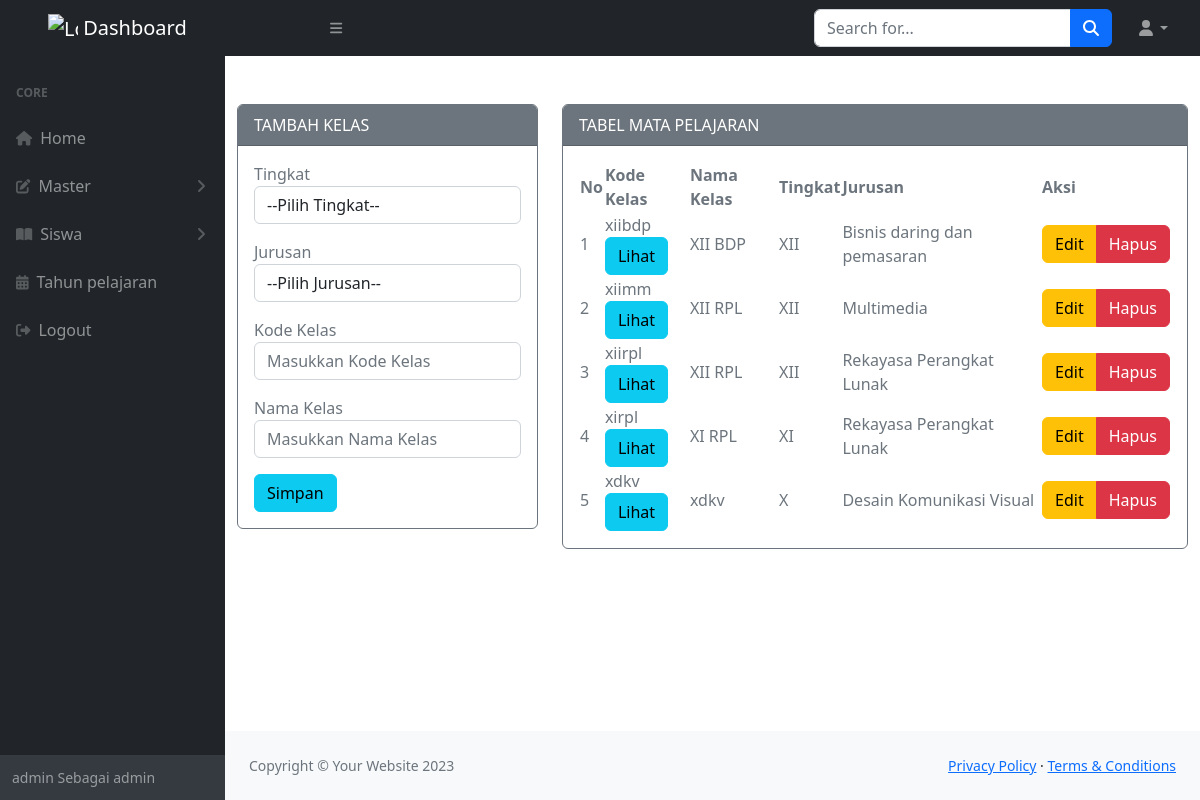
The page /admin/media.php?module=kelas (signed in) on the database as committed earlier.
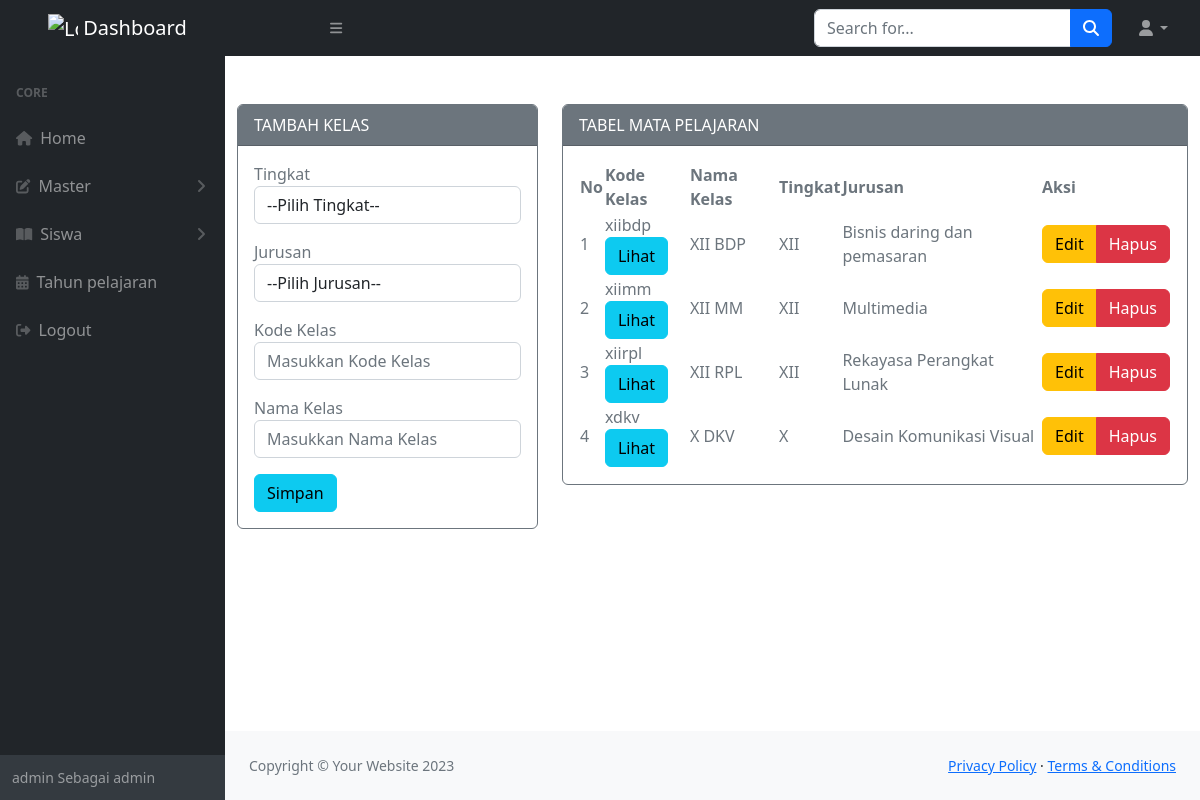
The same page on the database as committed later.
### tables this page shows
CREATE TABLE `kelas` (
  `kd_kelas` varchar(10) NOT NULL,
  `nama_kelas` varchar(10) NOT NULL,
  `tingkat` varchar(5) NOT NULL,
  `kd_jurusan` varchar(10) NOT NULL
);

CREATE TABLE `jurusan` (
  `kd_jurusan` varchar(10) NOT NULL,
  `nama_jurusan` varchar(100) NOT NULL
);

### admin/modul/mod_kelas/kelas_v.php (the view, shortened to what this page needs)
<?php
include "../koneksi/koneksi.php";
if (empty($_SESSION['username']) and empty($_SESSION['passuser']) and $_SESSION['login'] == 0) {
  echo "<script>alert('Kembalilah Kejalan yg benar!!!'); window.location = '../../index.php';</script>";
} else {
?>
  <?php
  $update = (isset($_GET['action']) and $_GET['action'] == 'update') ? true : false;
  ?>
  <div class="container mt-5">
    <div class="content-wrapper">
      <div class="row">
        <div class="col-md-4 col-sm-4 col-xs-12">
          <div class="card border-secondary mb-3">
            <div class="card-header text-bg-<?= ($update) ? "success" : "secondary" ?>">
              <?= ($update) ? "EDIT" : "TAMBAH" ?> KELAS
            </div>
            <div class="card-body text-secondary">
              <form action="<?= $_SERVER['REQUEST_URI'] ?>" method="POST" role="form">
                <div class="form-group mb-3">
                  <label>Tingkat</label>
                  <select class="form-control" name="tingkat">
                    <option selected hidden disabled>--Pilih Tingkat--</option>
                  </select>
                </div>
                <div class="form-group mb-3">
                  <label>Jurusan </label>
                  <select class="form-control" name="kd_jurusan">
                    <option selected hidden disabled>--Pilih Jurusan--</option>
                  </select>
                </div>
                <div class="form-group mb-3">
                  <label>Kode Kelas</label>
                  <input class="form-control" placeholder="Masukkan Kode Kelas" name="kd_kelas" type="text" <?= (!$update) ?: 'value="' . $row["kd_kelas"] . '"' ?> />
                </div>
                <div class="form-group mb-3">
                  <label>Nama Kelas </label>
                  <input class="form-control" placeholder="Masukkan Nama Kelas" name="nama_kelas" type="text" <?= (!$update) ?: 'value="' . $row["nama_kelas"] . '"' ?> />
                </div>
                <button type="submit" class="btn btn-<?= ($update) ? "warning" : "info" ?> btn-block">Simpan</button>
              </form>
            </div>
          </div>
        </div>
        <div class="col-md-8 col-sm-8 col-xs-12">
          <div class="card border-secondary mb-3">
            <div class="card-header text-bg-secondary">
              TABEL MATA PELAJARAN
            </div>
            <div class="card-body text-secondary">
              <table id="datatablesSimple">
                <thead>
                  <tr>
                    <th>No</th>
                    <th>Kode Kelas</th>
                    <th>Nama Kelas</th>
                    <th>Tingkat</th>
                    <th>Jurusan</th>
                    <th>Aksi</th>
                  </tr>
                </thead>
                <tbody>
                  <?php $no = 1; ?>
                  <?php if ($query = $connect->query("SELECT * FROM kelas,jurusan where kelas.kd_jurusan=jurusan.kd_jurusan ORDER BY FIELD(tingkat, 'XII', 'XI', 'X')")) : ?>
                    <?php while ($row = $query->fetch_assoc()) : ?>
                      <tr>
                        <td><?= $no++ ?></td>
                        <td><?= $row['kd_kelas'] ?> <br><a href="?module=rombel&kls=<?= $row['kd_kelas'] ?>" class="btn btn-xs btn-info">Lihat</a> </td>
                        <td><?= $row['nama_kelas'] ?></td>
                        <td><?= $row['tingkat'] ?></td>
                        <td><?= $row['nama_jurusan'] ?></td>
                        <td class="hidden-print">
                          <div class="btn-group">
                            <a href="?module=kelas&action=update&key=<?= $row['kd_kelas'] ?>" class="btn btn-warning btn-xs">Edit</a>
                            <a href="?module=kelas&action=delete&key=<?= $row['kd_kelas'] ?>" class="btn btn-danger btn-xs">Hapus</a>
                          </div>
                        </td>
                      </tr>
                    <?php endwhile ?>
                  <?php endif ?>
                </tbody>
              </table>
            </div>
          </div>
        </div>
      </div>
    </div>
  </div>
<?php } ?>

Rows that differ between the two databases and show on the page:
removed kelas: kd_kelas "xirpl", nama_kelas "XI RPL", tingkat "XI", kd_jurusan.nama_jurusan "Rekayasa Perangkat Lunak"
changed kelas "xiimm": nama_kelas "XII RPL" → "XII MM"
changed kelas "xdkv": nama_kelas "xdkv" → "X DKV"
